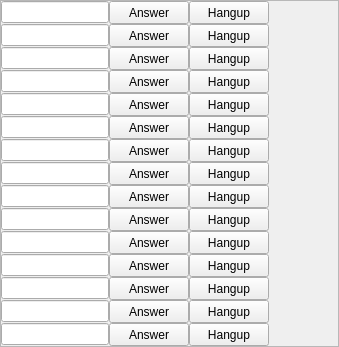
    <widget class="QFrame" name="frameLeft">
     <property name="frameShape">
      <enum>QFrame::StyledPanel</enum>
     </property>
     <property name="frameShadow">
      <enum>QFrame::Raised</enum>
     </property>
     <layout class="QVBoxLayout" name="verticalLayout">
      <property name="spacing">
       <number>0</number>
      </property>
      <property name="margin">
       <number>0</number>
      </property>
      <item>
       <widget class="QWidget" name="widgetInfo" native="true">
        <property name="minimumSize">
         <size>
          <width>0</width>
          <height>0</height>
         </size>
        </property>
        <layout class="QHBoxLayout" name="horizontalLayout">
         <property name="spacing">
          <number>0</number>
         </property>
         <property name="margin">
          <number>0</number>
         </property>
         <item>
          <widget class="QLineEdit" name="lineEditID"/>
         </item>
         <item>
          <widget class="QPushButton" name="pushButtonAnswer">
           <property name="minimumSize">
            <size>
             <width>50</width>
             <height>23</height>
            </size>
           </property>
           <property name="text">
            <string>Answer</string>
           </property>
          </widget>
         </item>
         <item>
          <widget class="QPushButton" name="pushButtonHangup">
           <property name="minimumSize">
            <size>
             <width>50</width>
             <height>23</height>
            </size>
           </property>
           <property name="text">
            <string>Hangup</string>
           </property>
          </widget>
         </item>
         <item>
          <widget class="QLabel" name="labelStatus">
           <property name="minimumSize">
            <size>
             <width>69</width>
             <height>16</height>
            </size>
           </property>
           <property name="text">
            <string/>
           </property>
          </widget>
         </item>
        </layout>
       </widget>
      </item>
      <item>
       <widget class="QWidget" name="widgetInfo_2" native="true">
        <property name="minimumSize">
         <size>
          <width>0</width>
          <height>0</height>
         </size>
        </property>
        <layout class="QHBoxLayout" name="horizontalLayout_2">
         <property name="spacing">
          <number>0</number>
         </property>
         <property name="margin">
          <number>0</number>
         </property>
         <item>
          <widget class="QLineEdit" name="lineEditID_2"/>
         </item>
         <item>
          <widget class="QPushButton" name="pushButtonAnswer_2">
           <property name="minimumSize">
            <size>
             <width>50</width>
             <height>23</height>
            </size>
           </property>
           <property name="text">
            <string>Answer</string>
           </property>
          </widget>
         </item>
         <item>
          <widget class="QPushButton" name="pushButtonHangup_2">
           <property name="minimumSize">
            <size>
             <width>50</width>
             <height>23</height>
            </size>
           </property>
           <property name="text">
            <string>Hangup</string>
           </property>
          </widget>
         </item>
         <item>
          <widget class="QLabel" name="labelStatus_2">
           <property name="minimumSize">
            <size>
             <width>69</width>
             <height>16</height>
            </size>
           </property>
           <property name="text">
            <string/>
           </property>
          </widget>
         </item>
        </layout>
       </widget>
      </item>
      <item>
       <widget class="QWidget" name="widgetInfo_3" native="true">
        <property name="minimumSize">
         <size>
          <width>0</width>
          <height>0</height>
         </size>
        </property>
        <layout class="QHBoxLayout" name="horizontalLayout_3">
         <property name="spacing">
          <number>0</number>
         </property>
         <property name="margin">
          <number>0</number>
         </property>
         <item>
          <widget class="QLineEdit" name="lineEditID_3"/>
         </item>
         <item>
          <widget class="QPushButton" name="pushButtonAnswer_3">
           <property name="minimumSize">
            <size>
             <width>50</width>
             <height>23</height>
            </size>
           </property>
           <property name="text">
            <string>Answer</string>
           </property>
          </widget>
         </item>
         <item>
          <widget class="QPushButton" name="pushButtonHangup_3">
           <property name="minimumSize">
            <size>
             <width>50</width>
             <height>23</height>
            </size>
           </property>
           <property name="text">
            <string>Hangup</string>
           </property>
          </widget>
         </item>
         <item>
          <widget class="QLabel" name="labelStatus_3">
           <property name="minimumSize">
            <size>
             <width>69</width>
             <height>16</height>
            </size>
           </property>
           <property name="text">
            <string/>
           </property>
          </widget>
         </item>
        </layout>
       </widget>
      </item>
      <item>
       <widget class="QWidget" name="widgetInfo_4" native="true">
        <property name="minimumSize">
         <size>
          <width>0</width>
          <height>0</height>
         </size>
        </property>
        <layout class="QHBoxLayout" name="horizontalLayout_4">
         <property name="spacing">
          <number>0</number>
         </property>
         <property name="margin">
          <number>0</number>
         </property>
         <item>
          <widget class="QLineEdit" name="lineEditID_4"/>
         </item>
         <item>
          <widget class="QPushButton" name="pushButtonAnswer_4">
           <property name="minimumSize">
            <size>
             <width>50</width>
             <height>23</height>
            </size>
           </property>
           <property name="text">
            <string>Answer</string>
           </property>
          </widget>
         </item>
         <item>
          <widget class="QPushButton" name="pushButtonHangup_4">
           <property name="minimumSize">
            <size>
             <width>50</width>
             <height>23</height>
            </size>
           </property>
           <property name="text">
            <string>Hangup</string>
           </property>
          </widget>
         </item>
         <item>
          <widget class="QLabel" name="labelStatus_4">
           <property name="minimumSize">
            <size>
             <width>69</width>
             <height>16</height>
            </size>
           </property>
           <property name="text">
            <string/>
           </property>
          </widget>
         </item>
        </layout>
       </widget>
      </item>
      <item>
       <widget class="QWidget" name="widgetInfo_5" native="true">
        <property name="minimumSize">
         <size>
          <width>0</width>
          <height>0</height>
         </size>
        </property>
        <layout class="QHBoxLayout" name="horizontalLayout_5">
         <property name="spacing">
          <number>0</number>
         </property>
         <property name="margin">
          <number>0</number>
         </property>
         <item>
          <widget class="QLineEdit" name="lineEditID_5"/>
         </item>
         <item>
          <widget class="QPushButton" name="pushButtonAnswer_5">
           <property name="minimumSize">
            <size>
             <width>50</width>
             <height>23</height>
            </size>
           </property>
           <property name="text">
            <string>Answer</string>
           </property>
          </widget>
         </item>
         <item>
          <widget class="QPushButton" name="pushButtonHangup_5">
           <property name="minimumSize">
            <size>
             <width>50</width>
             <height>23</height>
            </size>
           </property>
           <property name="text">
            <string>Hangup</string>
           </property>
          </widget>
         </item>
         <item>
          <widget class="QLabel" name="labelStatus_5">
           <property name="minimumSize">
            <size>
             <width>69</width>
             <height>16</height>
            </size>
           </property>
           <property name="text">
            <string/>
           </property>
          </widget>
         </item>
        </layout>
       </widget>
      </item>
      <item>
       <widget class="QWidget" name="widgetInfo_6" native="true">
        <property name="minimumSize">
         <size>
          <width>0</width>
          <height>0</height>
         </size>
        </property>
        <layout class="QHBoxLayout" name="horizontalLayout_6">
         <property name="spacing">
          <number>0</number>
         </property>
         <property name="margin">
          <number>0</number>
         </property>
         <item>
          <widget class="QLineEdit" name="lineEditID_6"/>
         </item>
         <item>
          <widget class="QPushButton" name="pushButtonAnswer_6">
           <property name="minimumSize">
            <size>
             <width>50</width>
             <height>23</height>
            </size>
           </property>
           <property name="text">
            <string>Answer</string>
           </property>
          </widget>
         </item>
         <item>
          <widget class="QPushButton" name="pushButtonHangup_6">
           <property name="minimumSize">
            <size>
             <width>50</width>
             <height>23</height>
            </size>
           </property>
           <property name="text">
            <string>Hangup</string>
           </property>
          </widget>
         </item>
         <item>
          <widget class="QLabel" name="labelStatus_6">
           <property name="minimumSize">
            <size>
             <width>69</width>
             <height>16</height>
            </size>
           </property>
           <property name="text">
            <string/>
           </property>
          </widget>
         </item>
        </layout>
       </widget>
      </item>
      <item>
       <widget class="QWidget" name="widgetInfo_7" native="true">
        <property name="minimumSize">
         <size>
          <width>0</width>
          <height>0</height>
         </size>
        </property>
        <layout class="QHBoxLayout" name="horizontalLayout_7">
         <property name="spacing">
          <number>0</number>
         </property>
         <property name="margin">
          <number>0</number>
         </property>
         <item>
          <widget class="QLineEdit" name="lineEditID_7"/>
         </item>
         <item>
          <widget class="QPushButton" name="pushButtonAnswer_7">
           <property name="minimumSize">
            <size>
             <width>50</width>
             <height>23</height>
            </size>
           </property>
           <property name="text">
            <string>Answer</string>
           </property>
          </widget>
         </item>
         <item>
          <widget class="QPushButton" name="pushButtonHangup_7">
           <property name="minimumSize">
            <size>
             <width>50</width>
             <height>23</height>
            </size>
           </property>
           <property name="text">
            <string>Hangup</string>
           </property>
          </widget>
         </item>
         <item>
          <widget class="QLabel" name="labelStatus_7">
           <property name="minimumSize">
            <size>
             <width>69</width>
             <height>16</height>
            </size>
           </property>
           <property name="text">
            <string/>
           </property>
          </widget>
         </item>
        </layout>
       </widget>
      </item>
      <item>
       <widget class="QWidget" name="widgetInfo_8" native="true">
        <property name="minimumSize">
         <size>
          <width>0</width>
          <height>0</height>
         </size>
        </property>
        <layout class="QHBoxLayout" name="horizontalLayout_8">
         <property name="spacing">
          <number>0</number>
         </property>
         <property name="margin">
          <number>0</number>
         </property>
         <item>
          <widget class="QLineEdit" name="lineEditID_8"/>
         </item>
         <item>
          <widget class="QPushButton" name="pushButtonAnswer_8">
           <property name="minimumSize">
            <size>
             <width>50</width>
             <height>23</height>
            </size>
           </property>
           <property name="text">
            <string>Answer</string>
           </property>
          </widget>
         </item>
         <item>
          <widget class="QPushButton" name="pushButtonHangup_8">
           <property name="minimumSize">
            <size>
             <width>50</width>
             <height>23</height>
            </size>
           </property>
           <property name="text">
            <string>Hangup</string>
           </property>
          </widget>
         </item>
         <item>
          <widget class="QLabel" name="labelStatus_8">
           <property name="minimumSize">
            <size>
             <width>69</width>
             <height>16</height>
            </size>
           </property>
           <property name="text">
            <string/>
           </property>
          </widget>
         </item>
        </layout>
       </widget>
      </item>
      <item>
       <widget class="QWidget" name="widgetInfo_9" native="true">
        <property name="minimumSize">
         <size>
          <width>0</width>
          <height>0</height>
         </size>
        </property>
        <layout class="QHBoxLayout" name="horizontalLayout_9">
         <property name="spacing">
          <number>0</number>
         </property>
         <property name="margin">
          <number>0</number>
         </property>
         <item>
          <widget class="QLineEdit" name="lineEditID_9"/>
         </item>
         <item>
          <widget class="QPushButton" name="pushButtonAnswer_9">
           <property name="minimumSize">
            <size>
             <width>50</width>
             <height>23</height>
            </size>
           </property>
           <property name="text">
            <string>Answer</string>
           </property>
          </widget>
         </item>
         <item>
          <widget class="QPushButton" name="pushButtonHangup_9">
           <property name="minimumSize">
            <size>
             <width>50</width>
             <height>23</height>
            </size>
           </property>
           <property name="text">
            <string>Hangup</string>
           </property>
          </widget>
         </item>
         <item>
          <widget class="QLabel" name="labelStatus_9">
           <property name="minimumSize">
            <size>
             <width>69</width>
             <height>16</height>
            </size>
           </property>
           <property name="text">
            <string/>
           </property>
          </widget>
         </item>
        </layout>
       </widget>
      </item>
      <item>
       <widget class="QWidget" name="widgetInfo_10" native="true">
        <property name="minimumSize">
         <size>
          <width>0</width>
          <height>0</height>
         </size>
        </property>
        <layout class="QHBoxLayout" name="horizontalLayout_10">
         <property name="spacing">
          <number>0</number>
         </property>
         <property name="margin">
          <number>0</number>
         </property>
         <item>
          <widget class="QLineEdit" name="lineEditID_10"/>
         </item>
         <item>
          <widget class="QPushButton" name="pushButtonAnswer_10">
           <property name="minimumSize">
            <size>
             <width>50</width>
             <height>23</height>
            </size>
           </property>
           <property name="text">
            <string>Answer</string>
           </property>
          </widget>
         </item>
         <item>
          <widget class="QPushButton" name="pushButtonHangup_10">
           <property name="minimumSize">
            <size>
             <width>50</width>
             <height>23</height>
            </size>
           </property>
           <property name="text">
            <string>Hangup</string>
           </property>
          </widget>
         </item>
         <item>
          <widget class="QLabel" name="labelStatus_10">
           <property name="minimumSize">
            <size>
             <width>69</width>
             <height>16</height>
            </size>
           </property>
           <property name="text">
            <string/>
           </property>
          </widget>
         </item>
        </layout>
       </widget>
      </item>
      <item>
       <widget class="QWidget" name="widgetInfo_11" native="true">
        <property name="minimumSize">
         <size>
          <width>0</width>
          <height>0</height>
         </size>
        </property>
        <layout class="QHBoxLayout" name="horizontalLayout_11">
         <property name="spacing">
          <number>0</number>
         </property>
         <property name="margin">
          <number>0</number>
         </property>
         <item>
          <widget class="QLineEdit" name="lineEditID_11"/>
         </item>
         <item>
          <widget class="QPushButton" name="pushButtonAnswer_11">
           <property name="minimumSize">
            <size>
             <width>50</width>
             <height>23</height>
            </size>
           </property>
           <property name="text">
            <string>Answer</string>
           </property>
          </widget>
         </item>
         <item>
          <widget class="QPushButton" name="pushButtonHangup_11">
           <property name="minimumSize">
            <size>
             <width>50</width>
             <height>23</height>
            </size>
           </property>
           <property name="text">
            <string>Hangup</string>
           </property>
          </widget>
         </item>
         <item>
          <widget class="QLabel" name="labelStatus_11">
           <property name="minimumSize">
            <size>
             <width>69</width>
             <height>16</height>
            </size>
           </property>
           <property name="text">
            <string/>
           </property>
          </widget>
         </item>
        </layout>
       </widget>
      </item>
      <item>
       <widget class="QWidget" name="widgetInfo_12" native="true">
        <property name="minimumSize">
         <size>
          <width>0</width>
          <height>0</height>
         </size>
        </property>
        <layout class="QHBoxLayout" name="horizontalLayout_12">
         <property name="spacing">
          <number>0</number>
         </property>
         <property name="margin">
          <number>0</number>
         </property>
         <item>
          <widget class="QLineEdit" name="lineEditID_12"/>
         </item>
         <item>
          <widget class="QPushButton" name="pushButtonAnswer_12">
           <property name="minimumSize">
            <size>
             <width>50</width>
             <height>23</height>
            </size>
           </property>
           <property name="text">
            <string>Answer</string>
           </property>
          </widget>
         </item>
         <item>
          <widget class="QPushButton" name="pushButtonHangup_12">
           <property name="minimumSize">
            <size>
             <width>50</width>
             <height>23</height>
            </size>
           </property>
           <property name="text">
            <string>Hangup</string>
           </property>
          </widget>
         </item>
         <item>
          <widget class="QLabel" name="labelStatus_12">
           <property name="minimumSize">
            <size>
             <width>69</width>
             <height>16</height>
            </size>
           </property>
           <property name="text">
            <string/>
           </property>
          </widget>
         </item>
        </layout>
       </widget>
      </item>
      <item>
       <widget class="QWidget" name="widgetInfo_13" native="true">
        <property name="minimumSize">
         <size>
          <width>0</width>
          <height>0</height>
         </size>
        </property>
        <layout class="QHBoxLayout" name="horizontalLayout_13">
         <property name="spacing">
          <number>0</number>
         </property>
         <property name="margin">
          <number>0</number>
         </property>
         <item>
          <widget class="QLineEdit" name="lineEditID_13"/>
         </item>
         <item>
          <widget class="QPushButton" name="pushButtonAnswer_13">
           <property name="minimumSize">
            <size>
             <width>50</width>
             <height>23</height>
            </size>
           </property>
           <property name="text">
            <string>Answer</string>
           </property>
          </widget>
         </item>
         <item>
          <widget class="QPushButton" name="pushButtonHangup_13">
           <property name="minimumSize">
            <size>
             <width>50</width>
             <height>23</height>
            </size>
           </property>
           <property name="text">
            <string>Hangup</string>
           </property>
          </widget>
         </item>
         <item>
          <widget class="QLabel" name="labelStatus_13">
           <property name="minimumSize">
            <size>
             <width>69</width>
             <height>16</height>
            </size>
           </property>
           <property name="text">
            <string/>
           </property>
          </widget>
         </item>
        </layout>
       </widget>
      </item>
      <item>
       <widget class="QWidget" name="widgetInfo_14" native="true">
        <property name="minimumSize">
         <size>
          <width>0</width>
          <height>0</height>
         </size>
        </property>
        <layout class="QHBoxLayout" name="horizontalLayout_14">
         <property name="spacing">
          <number>0</number>
         </property>
         <property name="margin">
          <number>0</number>
         </property>
         <item>
          <widget class="QLineEdit" name="lineEditID_14"/>
         </item>
         <item>
          <widget class="QPushButton" name="pushButtonAnswer_14">
           <property name="minimumSize">
            <size>
             <width>50</width>
             <height>23</height>
            </size>
           </property>
           <property name="text">
            <string>Answer</string>
           </property>
          </widget>
         </item>
         <item>
          <widget class="QPushButton" name="pushButtonHangup_14">
           <property name="minimumSize">
            <size>
             <width>50</width>
             <height>23</height>
            </size>
           </property>
           <property name="text">
            <string>Hangup</string>
           </property>
          </widget>
         </item>
         <item>
          <widget class="QLabel" name="labelStatus_14">
           <property name="minimumSize">
            <size>
             <width>69</width>
             <height>16</height>
            </size>
           </property>
           <property name="text">
            <string/>
           </property>
          </widget>
         </item>
        </layout>
       </widget>
      </item>
      <item>
       <widget class="QWidget" name="widgetInfo_15" native="true">
        <property name="minimumSize">
         <size>
          <width>0</width>
          <height>0</height>
         </size>
        </property>
        <layout class="QHBoxLayout" name="horizontalLayout_15">
         <property name="spacing">
          <number>0</number>
         </property>
         <property name="margin">
          <number>0</number>
         </property>
         <item>
          <widget class="QLineEdit" name="lineEditID_15"/>
         </item>
         <item>
          <widget class="QPushButton" name="pushButtonAnswer_15">
           <property name="minimumSize">
            <size>
             <width>50</width>
             <height>23</height>
            </size>
           </property>
           <property name="text">
            <string>Answer</string>
           </property>
          </widget>
         </item>
         <item>
          <widget class="QPushButton" name="pushButtonHangup_15">
           <property name="minimumSize">
            <size>
             <width>50</width>
             <height>23</height>
            </size>
           </property>
           <property name="text">
            <string>Hangup</string>
           </property>
          </widget>
         </item>
         <item>
          <widget class="QLabel" name="labelStatus_15">
           <property name="minimumSize">
            <size>
             <width>69</width>
             <height>16</height>
            </size>
           </property>
           <property name="text">
            <string/>
           </property>
          </widget>
         </item>
        </layout>
       </widget>
      </item>
     </layout>
    </widget>
